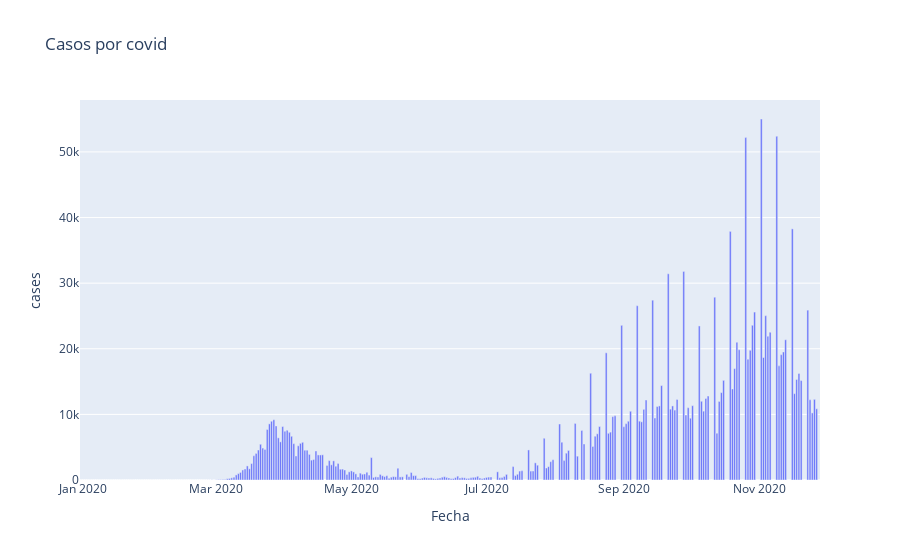

Source (notebook cell):
### Code cell
fig = px.bar(spain, x="Fecha", y="cases", title='Casos por covid')
fig.show()

### Figure 1 — Plotly figure (JSON) as saved in the notebook; plotly's stock layout.template omitted (floating-point values rounded to 4 significant figures; data arrays with more than 128 entries replaced by an {"elided": "..."} marker saying what was removed)
{"data": [{"alignmentgroup": "True", "hovertemplate": "Fecha=%{x}<br>cases=%{y}<extra></extra>", "legendgroup": "", "marker": {"color": "#636efa"}, "name": "", "offsetgroup": "", "orientation": "v", "showlegend": false, "textposition": "auto", "type": "bar", "x": {"elided": "331 str values"}, "xaxis": "x", "y": {"elided": "331 int values"}, "yaxis": "y"}], "layout": {"barmode": "relative", "legend": {"tracegroupgap": 0}, "title": {"text": "Casos por covid"}, "xaxis": {"anchor": "y", "domain": [0, 1], "title": {"text": "Fecha"}}, "yaxis": {"anchor": "x", "domain": [0, 1], "title": {"text": "cases"}}}}
